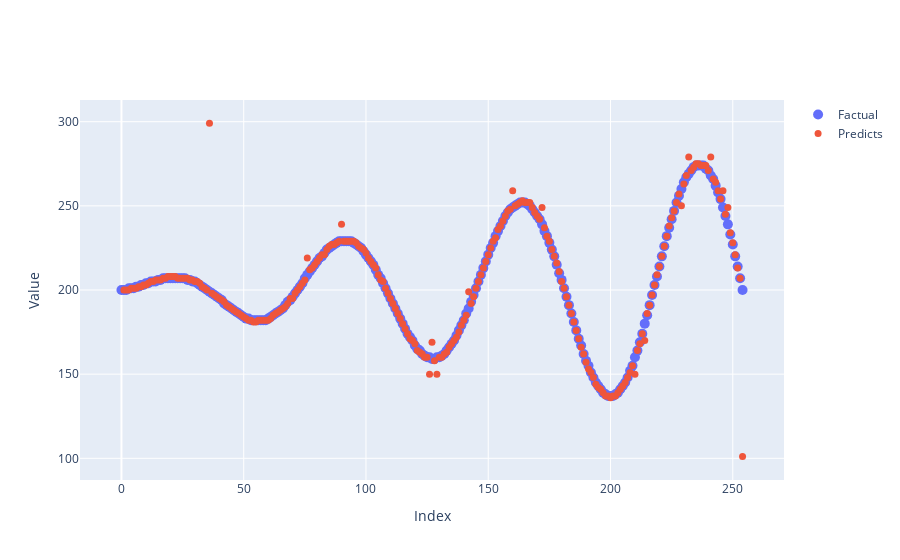

The code cell stored with this chart in its notebook:
### Code cell
plot_arrays(factual=expand_sin_seq[1:], predicts=predicted_2[1:])

### Figure 1 — Plotly figure (JSON) as saved in the notebook; plotly's stock layout.template omitted (floating-point values rounded to 4 significant figures; data arrays with more than 128 entries replaced by an {"elided": "..."} marker saying what was removed)
{"data": [{"marker": {"size": 10}, "mode": "markers", "name": "Factual", "type": "scatter", "x": {"elided": "255 int values"}, "y": {"elided": "255 int values"}}, {"marker": {"size": 7}, "mode": "markers", "name": "Predicts", "type": "scatter", "x": {"elided": "254 int values"}, "y": {"elided": "254 int values"}}], "layout": {"autosize": true, "xaxis": {"autorange": true, "range": [-17.86, 271.9], "title": {"text": "Index"}, "type": "linear"}, "yaxis": {"autorange": true, "range": [83.72, 316.3], "title": {"text": "Value"}, "type": "linear"}}}
